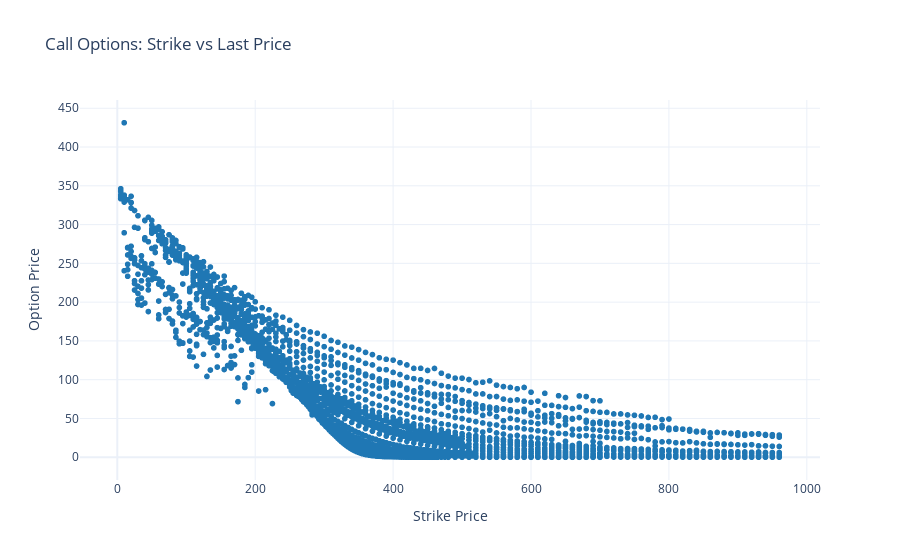
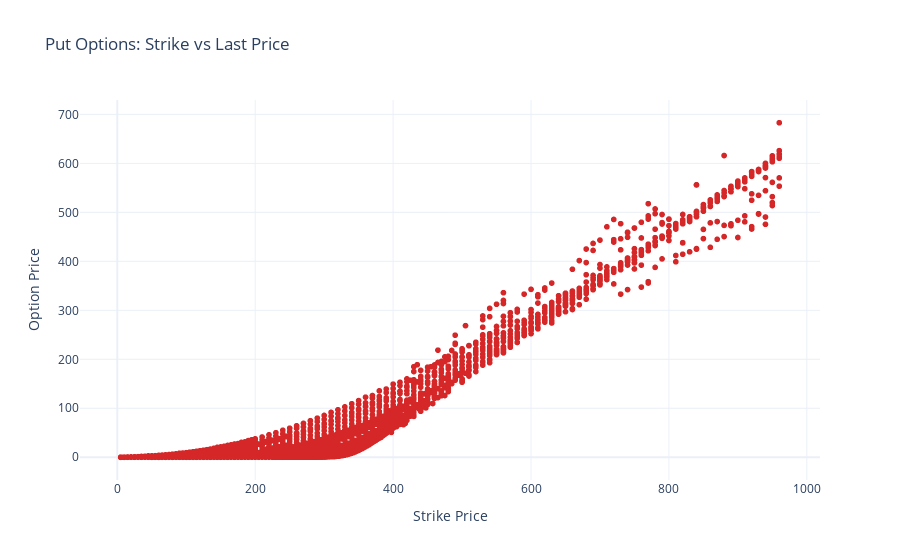

Source (notebook cell) for these figures, in order:
### Code cell
# Calls
fig_calls = px.scatter(
    opts_data_c,
    x='strike',
    y='lastOptionPrice',
    title='Call Options: Strike vs Last Price',
    labels={'strike': 'Strike Price', 'lastOptionPrice': 'Option Price'},
    color_discrete_sequence=['#1f77b4']
)
fig_calls.update_traces(marker=dict(size=6))
fig_calls.update_layout(template='plotly_white')
fig_calls.show()

# Puts
fig_puts = px.scatter(
    opts_data_p,
    x='strike',
    y='lastOptionPrice',
    title='Put Options: Strike vs Last Price',
    labels={'strike': 'Strike Price', 'lastOptionPrice': 'Option Price'},
    color_discrete_sequence=['#d62728']
)
fig_puts.update_traces(marker=dict(size=6))
fig_puts.update_layout(template='plotly_white')
fig_puts.show()

### Figure 1 — Plotly figure (JSON) as saved in the notebook; plotly's stock layout.template omitted (floating-point values rounded to 4 significant figures; data arrays with more than 128 entries replaced by an {"elided": "..."} marker saying what was removed)
{"data": [{"hovertemplate": "Strike Price=%{x}<br>Option Price=%{y}<extra></extra>", "legendgroup": "", "marker": {"color": "#1f77b4", "size": 6, "symbol": "circle"}, "mode": "markers", "name": "", "showlegend": false, "type": "scattergl", "x": {"elided": "2222 float values"}, "xaxis": "x", "y": {"elided": "2222 float values"}, "yaxis": "y"}], "layout": {"legend": {"tracegroupgap": 0}, "title": {"text": "Call Options: Strike vs Last Price"}, "xaxis": {"anchor": "y", "domain": [0, 1], "title": {"text": "Strike Price"}}, "yaxis": {"anchor": "x", "domain": [0, 1], "title": {"text": "Option Price"}}}}

### Figure 2 — Plotly figure (JSON) as saved in the notebook; plotly's stock layout.template omitted (floating-point values rounded to 4 significant figures; data arrays with more than 128 entries replaced by an {"elided": "..."} marker saying what was removed)
{"data": [{"hovertemplate": "Strike Price=%{x}<br>Option Price=%{y}<extra></extra>", "legendgroup": "", "marker": {"color": "#d62728", "size": 6, "symbol": "circle"}, "mode": "markers", "name": "", "showlegend": false, "type": "scattergl", "x": {"elided": "2118 float values"}, "xaxis": "x", "y": {"elided": "2118 float values"}, "yaxis": "y"}], "layout": {"legend": {"tracegroupgap": 0}, "title": {"text": "Put Options: Strike vs Last Price"}, "xaxis": {"anchor": "y", "domain": [0, 1], "title": {"text": "Strike Price"}}, "yaxis": {"anchor": "x", "domain": [0, 1], "title": {"text": "Option Price"}}}}
